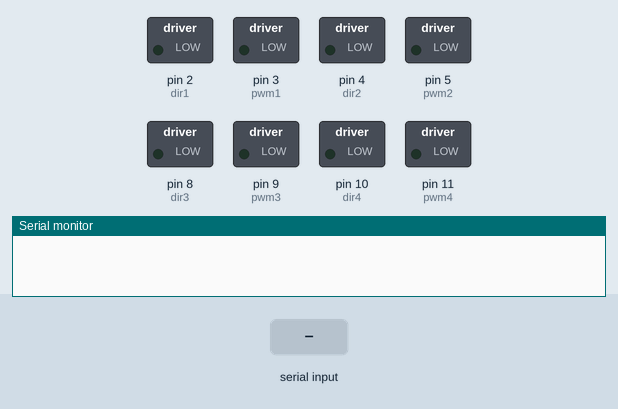
Bench run of a sketch on a simulated Arduino Uno, built with avr-gcc and run on an emulated ATmega328P. On the bench: switched loads named in the sketch (green lamp = pin HIGH), the last lines printed to the serial monitor. The inputs (shaded band) are chosen by the test bench.

Above: at 1.2 s.
1.3 s: "F" received over Serial
At 1.45 s:
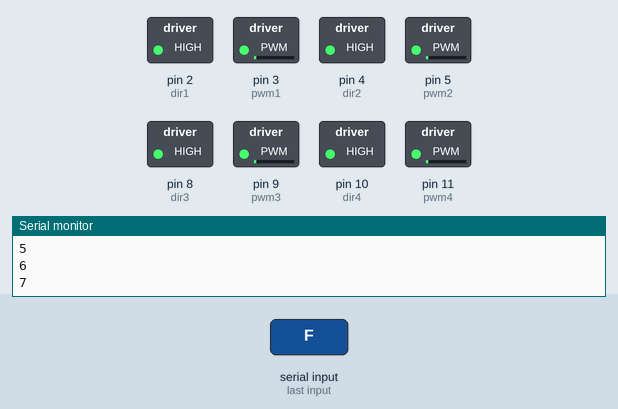
4.3 s: "B" received over Serial
At 6.6 s:
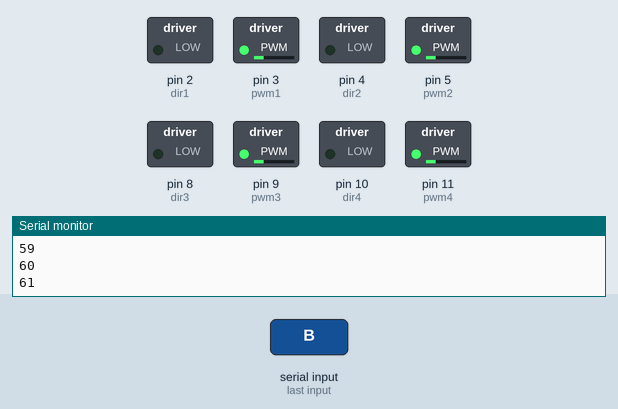
7.3 s: "x" received over Serial
At 9.63 s:
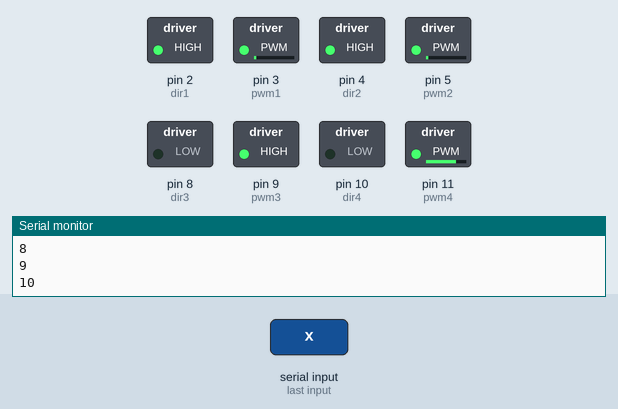
10.3 s: "S" received over Serial
13.3 s: "y" received over Serial
At 13.64 s:
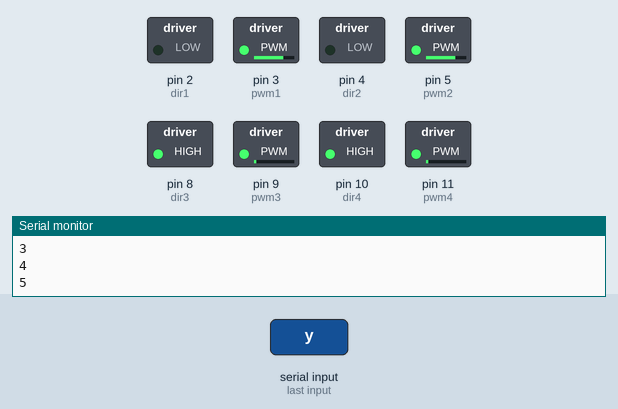
16.3 s: "L" received over Serial
Timing chart, 0 to 22.1 s (numbered marks = the images above; inputs shaded):
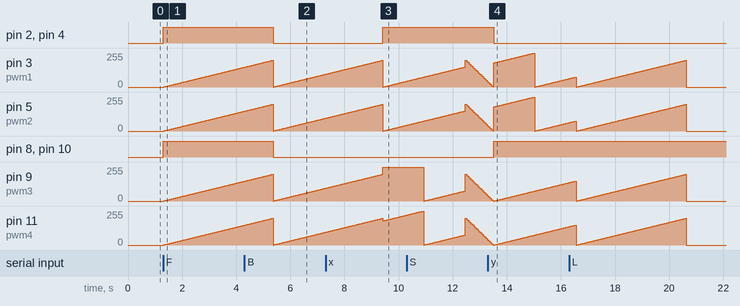

Measured:
- after the input at 1.3 s, pin 2 (dir1), pin 4 (dir2), pin 8 (dir3), pin 10 (dir4): LOW → HIGH at once; pin 3 (pwm1), pin 5 (pwm2), pin 9 (pwm3), pin 11 (pwm4): moves from 0/255 to 148/255 over 3.0 s, starting at once
- after the input at 4.3 s, pin 2 (dir1), pin 4 (dir2), pin 8 (dir3), pin 10 (dir4): HIGH → LOW after 1.1 s
- after the input at 7.3 s, pin 2 (dir1), pin 4 (dir2): LOW → HIGH after 2.1 s
- after the input at 13.3 s, pin 2 (dir1), pin 4 (dir2): HIGH → LOW after 0.22 s; pin 8 (dir3), pin 10 (dir4): LOW → HIGH after 0.22 s

The sketch:

motor_driver_updated.ino
```cpp
int pwm1=3;
int pwm2=5;
int pwm3=9;
int pwm4=11;
int dir1=2;
int dir2=4;
int dir3=8;
int dir4=10;
char a;
int i;

void slowdown(){
  for(;i>=0;i=i-10){
    analogWrite(pwm1,i);
    analogWrite(pwm2,i);
    analogWrite(pwm3,i);
    analogWrite(pwm4,i);
    Serial.println(i);
    delay(50);
    if(i==0){
      break;
    }
  }
}
void setup() {
pinMode(pwm1,OUTPUT);
pinMode(pwm2,OUTPUT);
pinMode(pwm3,OUTPUT);
pinMode(pwm4,OUTPUT);
pinMode(dir1,OUTPUT);
pinMode(dir2,OUTPUT);
pinMode(dir3,OUTPUT);
pinMode(dir4,OUTPUT);
Serial.begin(9600);
}

void loop() {
if (Serial.available()){
  a=Serial.read();
  switch(a){
    case 'F':
    for(i=0; i<=200;i++){
    analogWrite(pwm1,i);
    digitalWrite(dir1,HIGH);
    analogWrite(pwm2,i);
    digitalWrite(dir2,HIGH);
    analogWrite(pwm3,i);
    digitalWrite(dir3,HIGH);
    analogWrite(pwm4,i);
    digitalWrite(dir4,HIGH);
    Serial.println(i);
    delay(20);}
    break;
    case 'B':

    for(int i=0; i<=200;i++){
    analogWrite(pwm1,i);
    digitalWrite(dir1,LOW);
    analogWrite(pwm2,i);
    digitalWrite(dir2,LOW);
    analogWrite(pwm3,i);
    digitalWrite(dir3,LOW);
    analogWrite(pwm4,i);
    digitalWrite(dir4,LOW);
    Serial.println(i);
    delay(20);}
    break;
    case 'x':

    for(int i=0; i<=150;i++){
    analogWrite(pwm1,i);
    digitalWrite(dir1,HIGH);
    analogWrite(pwm2,i);
    digitalWrite(dir2,HIGH);
    analogWrite(pwm3,i-75);
    digitalWrite(dir3,LOW);
    analogWrite(pwm4,i-75);
    digitalWrite(dir4,LOW);
    Serial.println(i);
    delay(20);}
    break;
    case 'y':

    for(int i=0; i<=150;i++){
    analogWrite(pwm1,i-75);
    digitalWrite(dir1,LOW);
    analogWrite(pwm2,i-75);
    digitalWrite(dir2,LOW);
    analogWrite(pwm3,i);
    digitalWrite(dir3,HIGH);
    analogWrite(pwm4,i);
    digitalWrite(dir4,HIGH);
    Serial.println(i);
    delay(20);}
    break;
    case 'R':

    for(int i=0; i<=200;i++){
    analogWrite(pwm1,i);
    digitalWrite(dir1,HIGH);
    analogWrite(pwm2,i);
    digitalWrite(dir2,HIGH);
    analogWrite(pwm3,i);
    digitalWrite(dir3,LOW);
    analogWrite(pwm4,i);
    digitalWrite(dir4,LOW);
    Serial.println(i);
    delay(20);}
    break;
    case 'L':

    for(int i=0;i<=200;i++){
    analogWrite(pwm1,i);
    digitalWrite(dir1,LOW);
    analogWrite(pwm2,i);
    digitalWrite(dir2,LOW);
    analogWrite(pwm3,i);
    digitalWrite(dir3,HIGH);
    analogWrite(pwm4,i);
    digitalWrite(dir4,HIGH);
    Serial.println(i);
    delay(20);}
case 'S':
    slowdown();
    analogWrite(pwm1,LOW);
    analogWrite(pwm2,LOW);
    analogWrite(pwm3,LOW);
    analogWrite(pwm4,LOW);
    break;
  }

}


}
```
